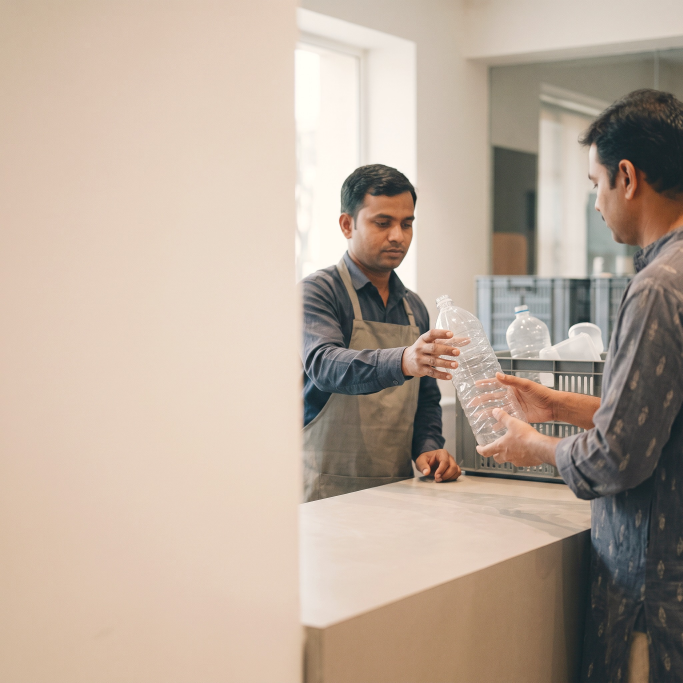
#> input picture recykal-carousel-bot/posts/drs-right-deposit-amount/images/_graded/v1-a.jpg, 2048 x 2048 px (shown at 1/3 size)
$ python photo_extend.py ../posts/drs-right-deposit-amount/images/_graded/v1-a.jpg out.png
#> lines starting #> are read from the running program, lines starting #| are printed output that depends on the picture
#!/usr/bin/env python3
"""Place a photo smaller / shifted inside the square slide and fill the empty strips by extending the photo itself.

    python3 -I engine/photo_extend.py in.jpg out.jpg --zoom 0.85 [--shift-y -40] [--fade-bottom 160]

Used when the subject has to sit further to the right than the generated composition put it. The old way (shrink the photo and
cover the gap with white fades) made the tops, bottoms and edges of the photos look hazy and washed out. Here the photo is anchored
to the bottom-right corner, scaled by --zoom and moved by --shift-y (px on a 1080 slide, negative = up); the strips that are left
are filled with the nearest photo colours, blurred very heavily and feathered into the photo, so the slide stays edge to edge photography.
--fade-bottom N optionally dissolves the bottom N px (slide px) to white, for a photo that ends above the footer.
"""
import argparse, sys
import numpy as np
from PIL import Image, ImageFilter

SIZE = 2160      # 2x of the 1080 slide


def extend(src, dst, zoom=1.0, shift_y=0, fade_bottom=0, size=SIZE):
#> called with dst = 'out.png', zoom = 1, shift_y = 0, fade_bottom = 0, size = 2160
    im = Image.open(src).convert("RGB")
#> im is the input picture: PIL image 2048x2048 RGB; mean R, G, B 187.4, 170.8, 156.1
    w = int(round(size * zoom)); h = w
    small = im.resize((w, h), Image.LANCZOS)
    x0 = size - w; y0 = size - h + int(round(shift_y * 2))
    # crop the part of the scaled photo that is on the canvas
    cx0, cy0 = max(0, -x0), max(0, -y0)
    cx1, cy1 = min(w, size - x0), min(h, size - y0)
    vis = small.crop((cx0, cy0, cx1, cy1))
    px0, py0 = max(0, x0), max(0, y0)
    left, top = px0, py0
    right, bottom = size - (px0 + vis.width), size - (py0 + vis.height)
#> right = 0; bottom = 0
    arr = np.pad(np.asarray(vis), ((top, bottom), (left, right), (0, 0)), mode="edge")
    padded = Image.fromarray(arr)
    blurred = padded.filter(ImageFilter.GaussianBlur(170))     # very soft: reads as out-of-focus background, no streaks
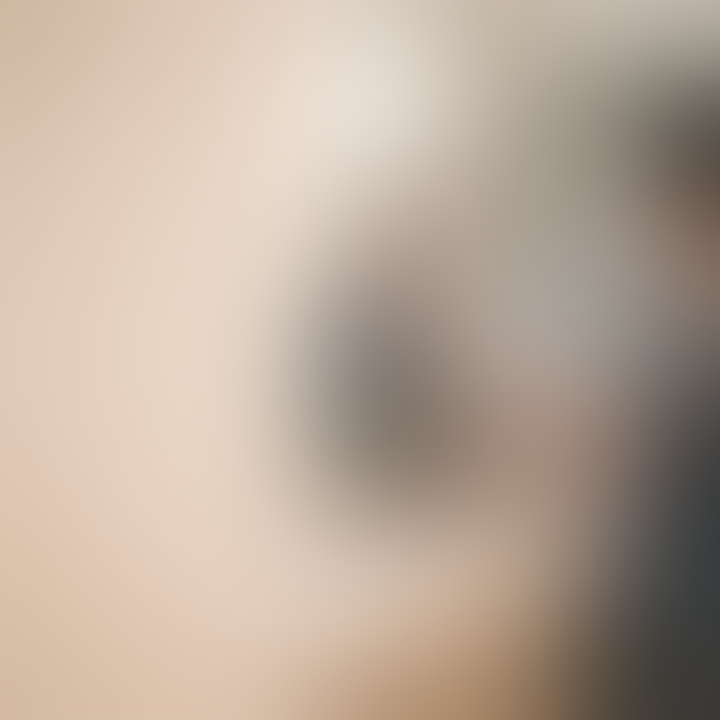
#> blurred: PIL image 2160x2160 RGB (shown at 1/3 size); mean R, G, B 187, 170.3, 155.7
    mask = Image.new("L", (size, size), 0)
#> mask: PIL image 2160x2160 L; every value is 0
    inset = 70                                              # feather the photo's own edge into the blurred extension
    box = [px0 + (inset if left else 0), py0 + (inset if top else 0),
           px0 + vis.width - (inset if right else 0), py0 + vis.height - (inset if bottom else 0)]
#> box = [0, 0, 2160, 2160]
    from PIL import ImageDraw
    ImageDraw.Draw(mask).rectangle(box, fill=255)
#> mask: PIL image 2160x2160 L; every value is 255
    mask = mask.filter(ImageFilter.GaussianBlur(40))
    out = Image.composite(padded, blurred, mask)
    if fade_bottom:
        a = np.asarray(out).astype(np.float32)
        n = int(fade_bottom * 2)
        ramp = np.clip((np.arange(size) - (size - n)) / n, 0, 1)[:, None, None]
        a = a * (1 - ramp) + 255 * ramp
        out = Image.fromarray(a.astype(np.uint8))
    out.save(dst, "JPEG", quality=93, optimize=True, subsampling=0)
    return dst


def mirror_shift(src, dst, shift_x=0, lift_y=0, scale=1.0, size=SIZE):
    """Reposition the picture inside the square with NO blur and no white bar.
    scale < 1 shrinks it anchored to the bottom-right corner (objects on the left move right, the right edge stays put);
    shift_x moves it right and lift_y moves it up (slide px). Every strip that opens up is filled with the mirror of the
    picture's own edge, which in these photos is plain wall / plain table (the calm areas kept free for the copy)."""
    im = Image.open(src).convert("RGB").resize((size, size), Image.LANCZOS)
    if scale < 1:
        w = int(round(size * scale)); sm = im.resize((w, w), Image.LANCZOS)
        a = np.asarray(sm); pad = size - w
        arr = np.pad(a, ((pad, 0), (pad, 0), (0, 0)), mode="reflect")
    else:
        arr = np.asarray(im)
    n = int(round(shift_x * 2)); m = int(round(lift_y * 2))
    if n: arr = np.pad(arr[:, : size - n], ((0, 0), (n, 0), (0, 0)), mode="reflect")
    if m: arr = np.pad(arr[m:, :], ((0, m), (0, 0), (0, 0)), mode="reflect")
    Image.fromarray(arr).save(dst, "JPEG", quality=93, optimize=True, subsampling=0)
    return dst


if __name__ == "__main__":
    ap = argparse.ArgumentParser(description=__doc__, formatter_class=argparse.RawDescriptionHelpFormatter)
    ap.add_argument("src"); ap.add_argument("dst")
    ap.add_argument("--zoom", type=float, default=1.0)
    ap.add_argument("--shift-y", type=float, default=0)
    ap.add_argument("--fade-bottom", type=float, default=0)
    a = ap.parse_args()
    extend(a.src, a.dst, a.zoom, a.shift_y, a.fade_bottom)
    print(a.dst)

$ run again, on recykal-carousel-bot/posts/drs-right-deposit-amount/images/_graded/v3-a.jpg
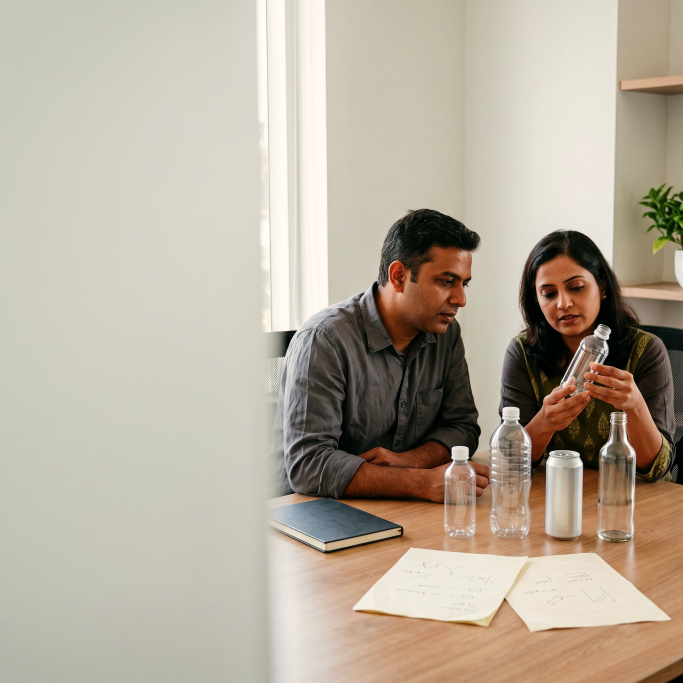
#> input picture recykal-carousel-bot/posts/drs-right-deposit-amount/images/_graded/v3-a.jpg, 2048 x 2048 px (shown at 1/3 size)
#> in extend, im is the input picture: PIL image 2048x2048 RGB; mean R, G, B 182.8, 172.2, 156.6
#> in extend, `blurred = padded.filter(ImageFilter.GaussianBlur(170))`:
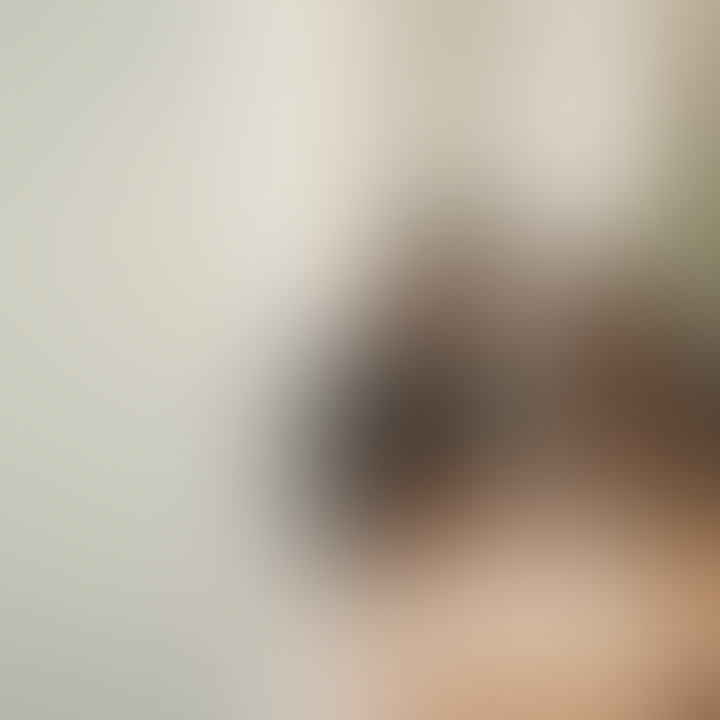
#> blurred: PIL image 2160x2160 RGB (shown at 1/3 size); mean R, G, B 182.1, 171.6, 156.1

$ run again, on recykal-carousel-bot/posts/drs-right-deposit-amount/images/_graded/v4-a.jpg
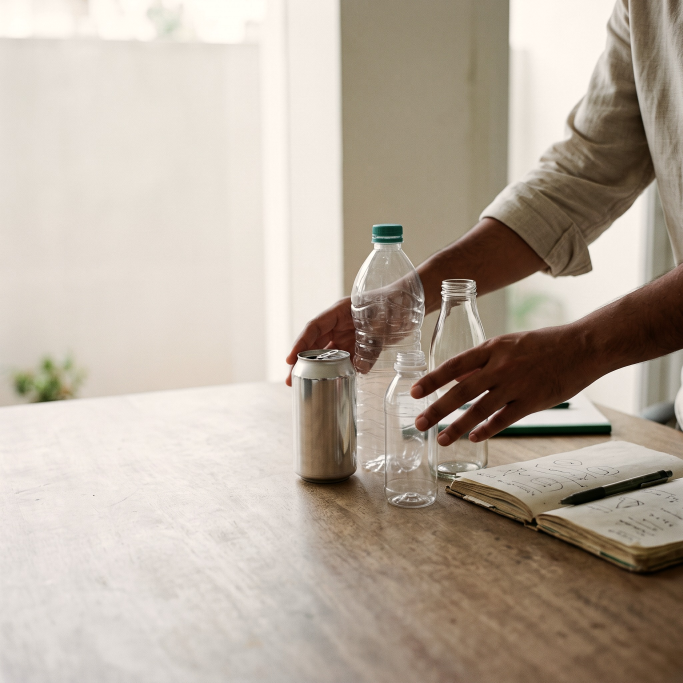
#> input picture recykal-carousel-bot/posts/drs-right-deposit-amount/images/_graded/v4-a.jpg, 2048 x 2048 px (shown at 1/3 size)
#> in extend, im is the input picture: PIL image 2048x2048 RGB; mean R, G, B 183.9, 172, 159
#> in extend, `blurred = padded.filter(ImageFilter.GaussianBlur(170))`:
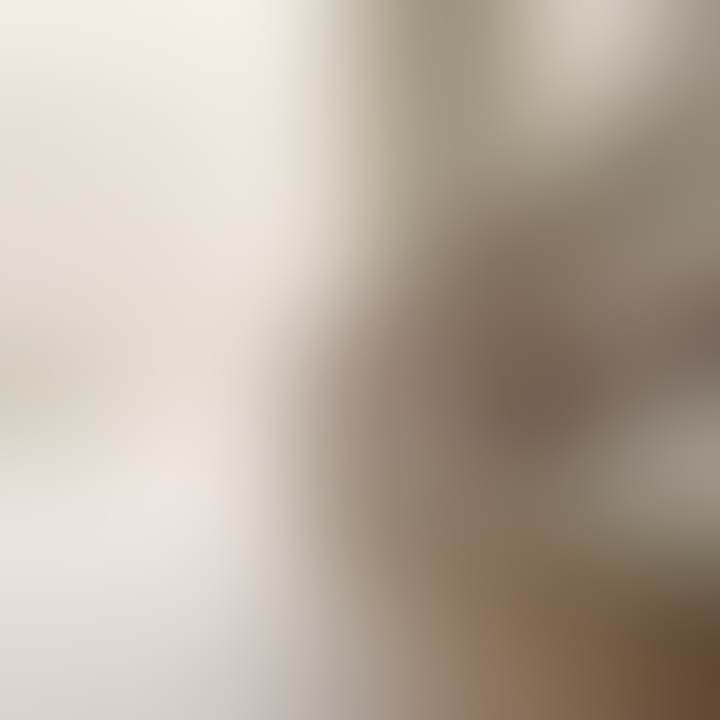
#> blurred: PIL image 2160x2160 RGB (shown at 1/3 size); mean R, G, B 184.1, 172.2, 159.3

$ run again, on recykal-carousel-bot/posts/drs-right-deposit-amount/images/_graded/v5-a.jpg
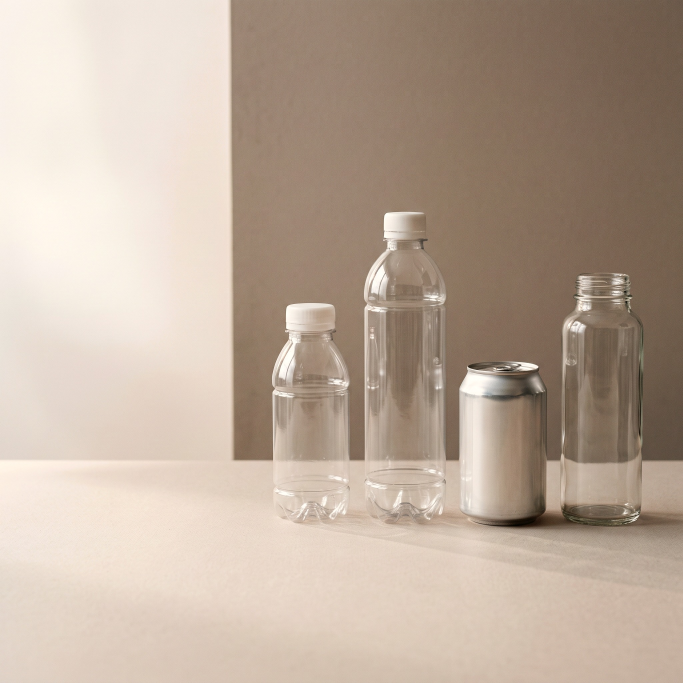
#> input picture recykal-carousel-bot/posts/drs-right-deposit-amount/images/_graded/v5-a.jpg, 2048 x 2048 px (shown at 1/3 size)
#> in extend, im is the input picture: PIL image 2048x2048 RGB; mean R, G, B 188.5, 170.9, 155.4
#> in extend, `blurred = padded.filter(ImageFilter.GaussianBlur(170))`:
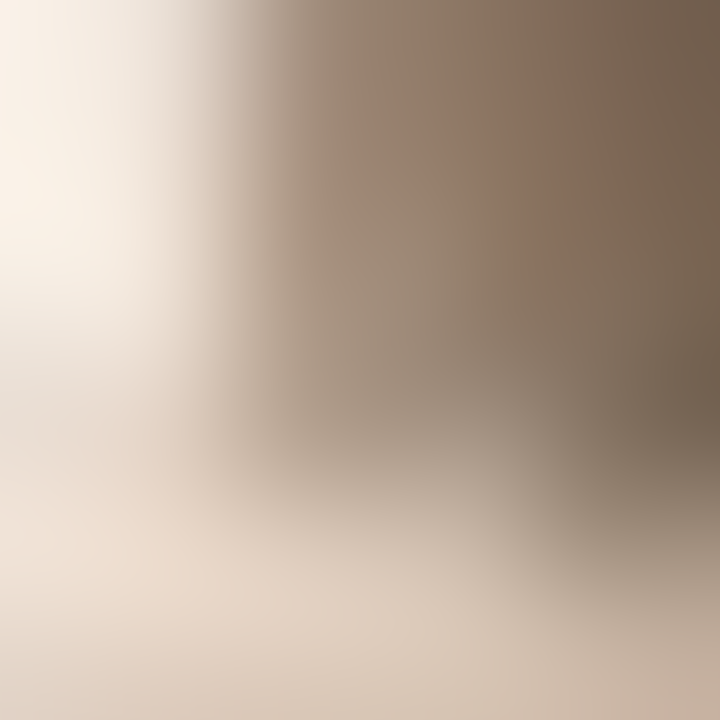
#> blurred: PIL image 2160x2160 RGB (shown at 1/3 size); mean R, G, B 188.3, 170.7, 155.2
